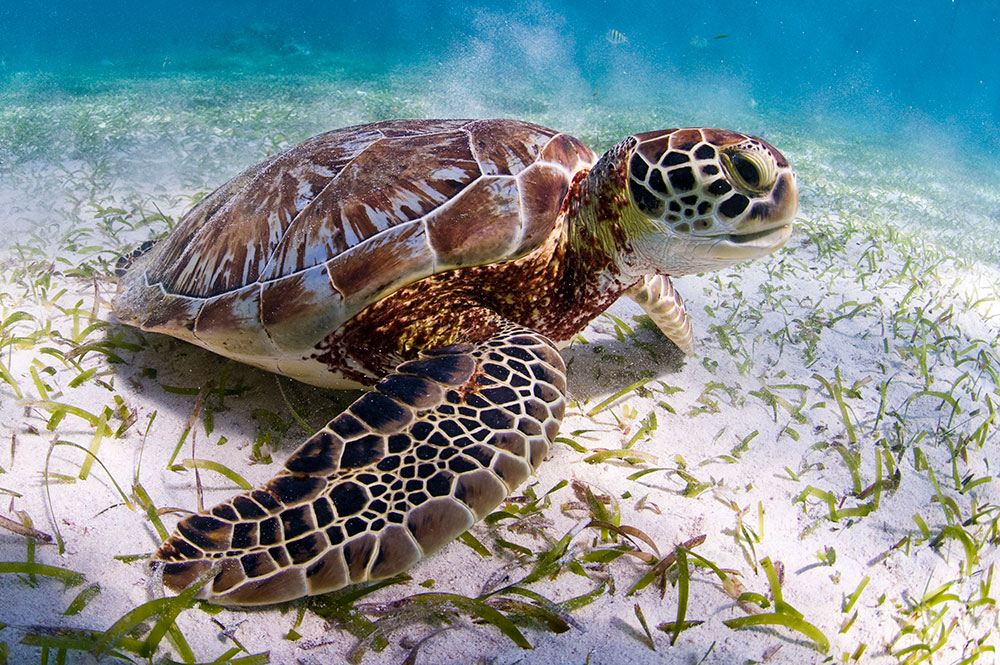
#> input picture NAVEGACION_AUTONOMA/capitulo_1/images/input.jpg, 1000 x 665 px
$ python 6_program.py
#> lines starting #> are read from the running program, lines starting #| are printed output that depends on the picture
# OBJETIVO: Separar los canales Y, U, V de una imagen YUV usando dos métodos (split y slicing NumPy)

import cv2

# Lee la imagen y la convierte de BGR a YUV (Y=brillo, U y V=color)
img = cv2.imread('./images/input.jpg')
#> img is the input picture: shape (665, 1000, 3); mean B, G, R 144.7, 142, 128.2
yuv_img = cv2.cvtColor(img, cv2.COLOR_BGR2YUV)
#> yuv_img: shape (665, 1000, 3); mean of channels 0, 1, 2 138.2, 131.2, 119.2

# Alternative 1: separa los 3 canales usando cv2.split (crea copias, más lento)
y, u, v = cv2.split(yuv_img)
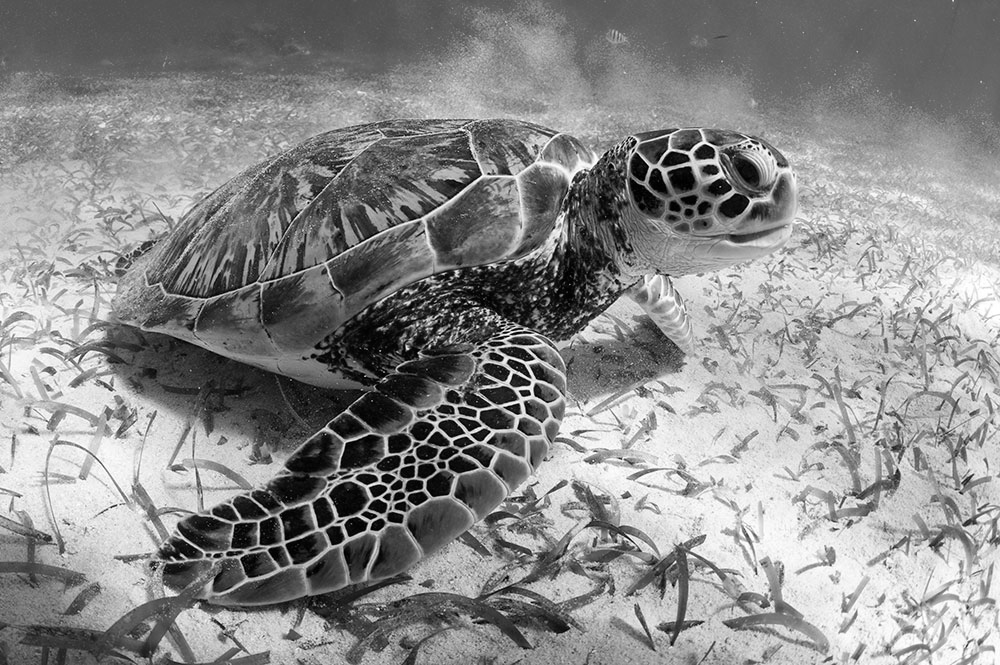
#> y: shape (665, 1000); min 0, max 255, mean 138.2
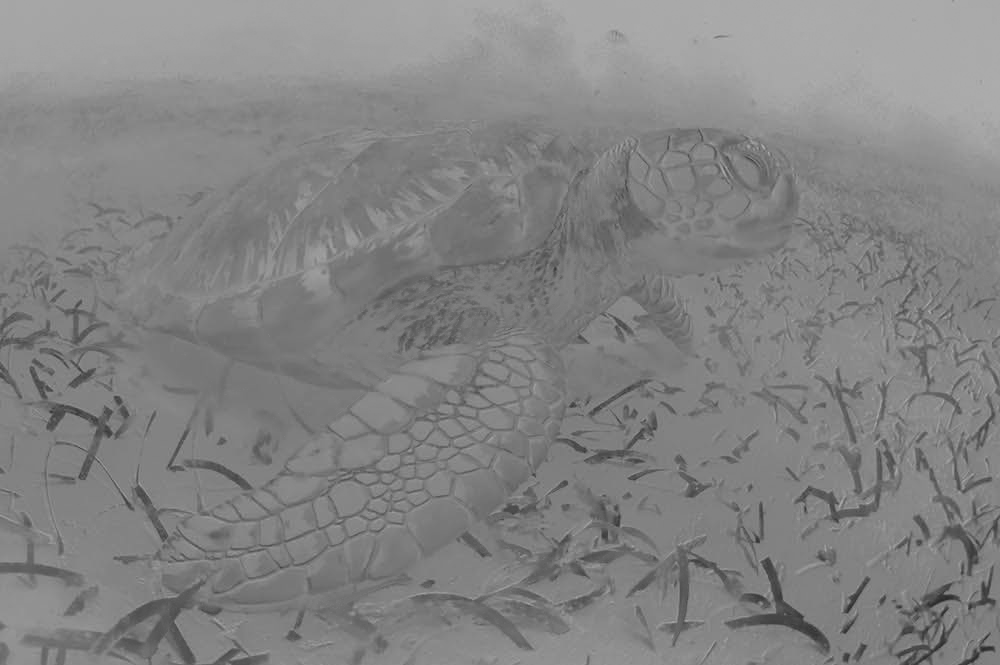
#> u: shape (665, 1000); min 40, max 178, mean 131.2
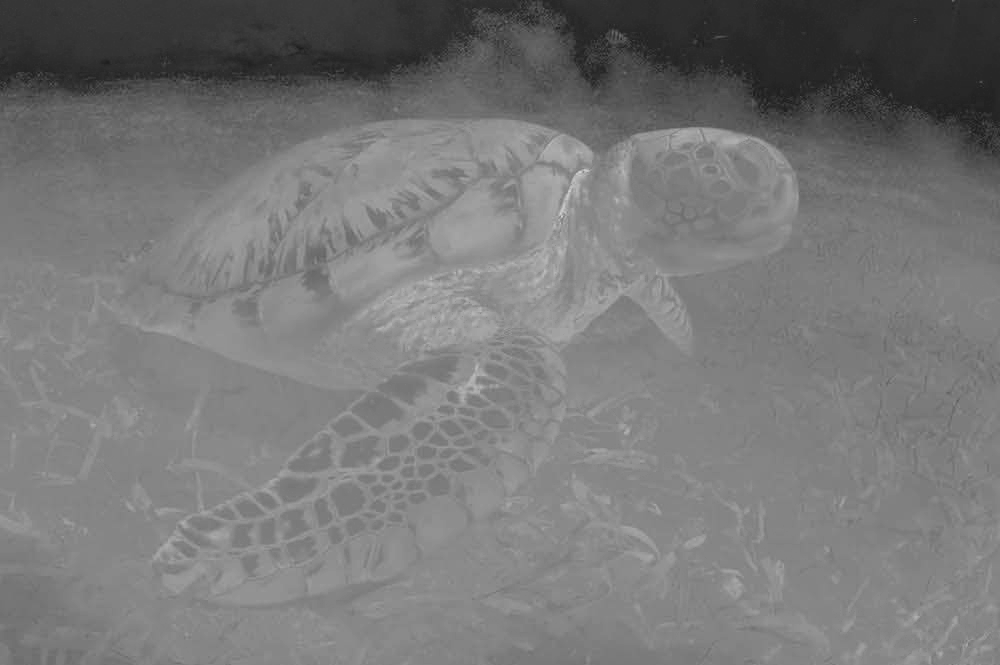
#> v: shape (665, 1000); min 27, max 213, mean 119.2
cv2.imshow('Y channel', y)
cv2.imshow('U channel', u)
cv2.imshow('V channel', v)
cv2.waitKey()

# Alternative 2: accede a los canales directamente como array NumPy (más rápido)
cv2.imshow('Y channel', yuv_img[:, :, 0])
cv2.imshow('U channel', yuv_img[:, :, 1])
cv2.imshow('V channel', yuv_img[:, :, 2])
cv2.waitKey()
